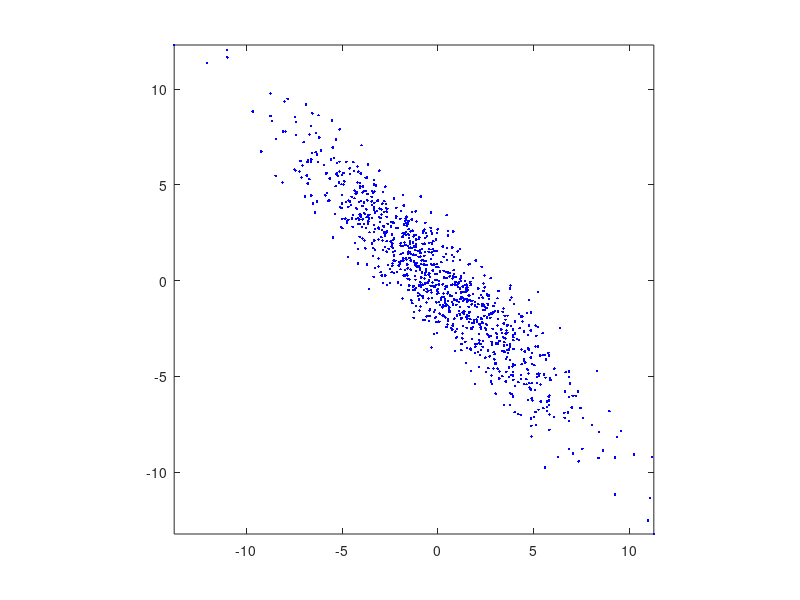

Write the MATLAB code that produced this figure. (Note: this script raises an error after producing the figure.)
function FitEllipse2Cloud(p)

if nargin == 0
    p = randn(1000,2);
    p = p.*[1 5];
    p = p*[cos(pi/4) sin(pi/4);-sin(pi/4) cos(pi/4)];
end

mu = mean(p,1);
p  = p-mu;

% C = (p'*p)/size(p,1)
C = cov(p);

[V,D] = eigs(C);

Maj = sqrt(D(2,2));
Min = sqrt(D(1,1));

alpha = atan2d(V(1,2),V(1,1));

p = p+mu;
plot(p(:,1),p(:,2),'b.')
axis image

hold on
% alpha;
drawellipse('SemiAxes',[2*Maj 2*Min],'RotationAngle',-alpha,'Center',mu,...
    'markersize',eps)

